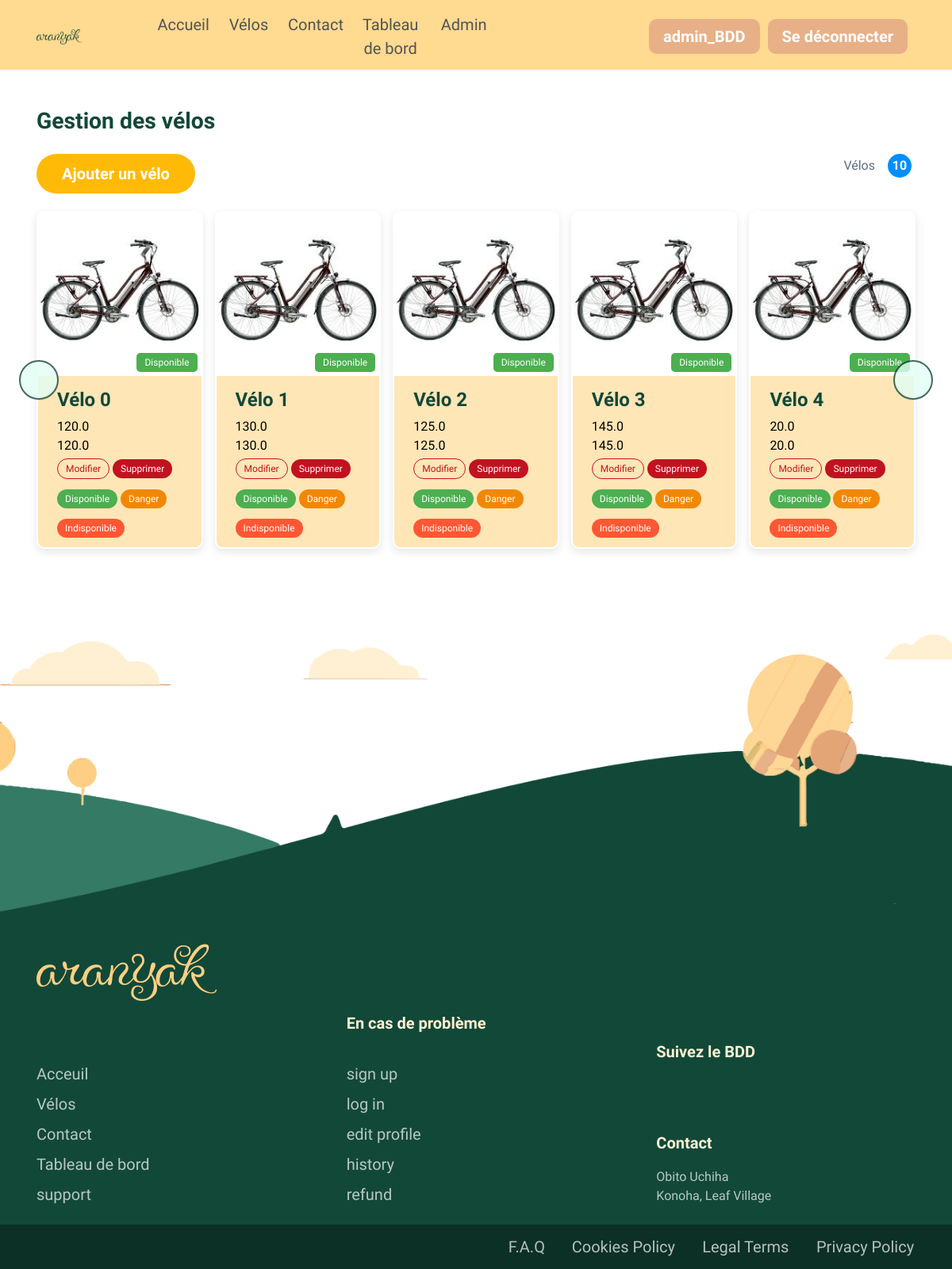
Before: /admin_velos (signed in) with the older database file.
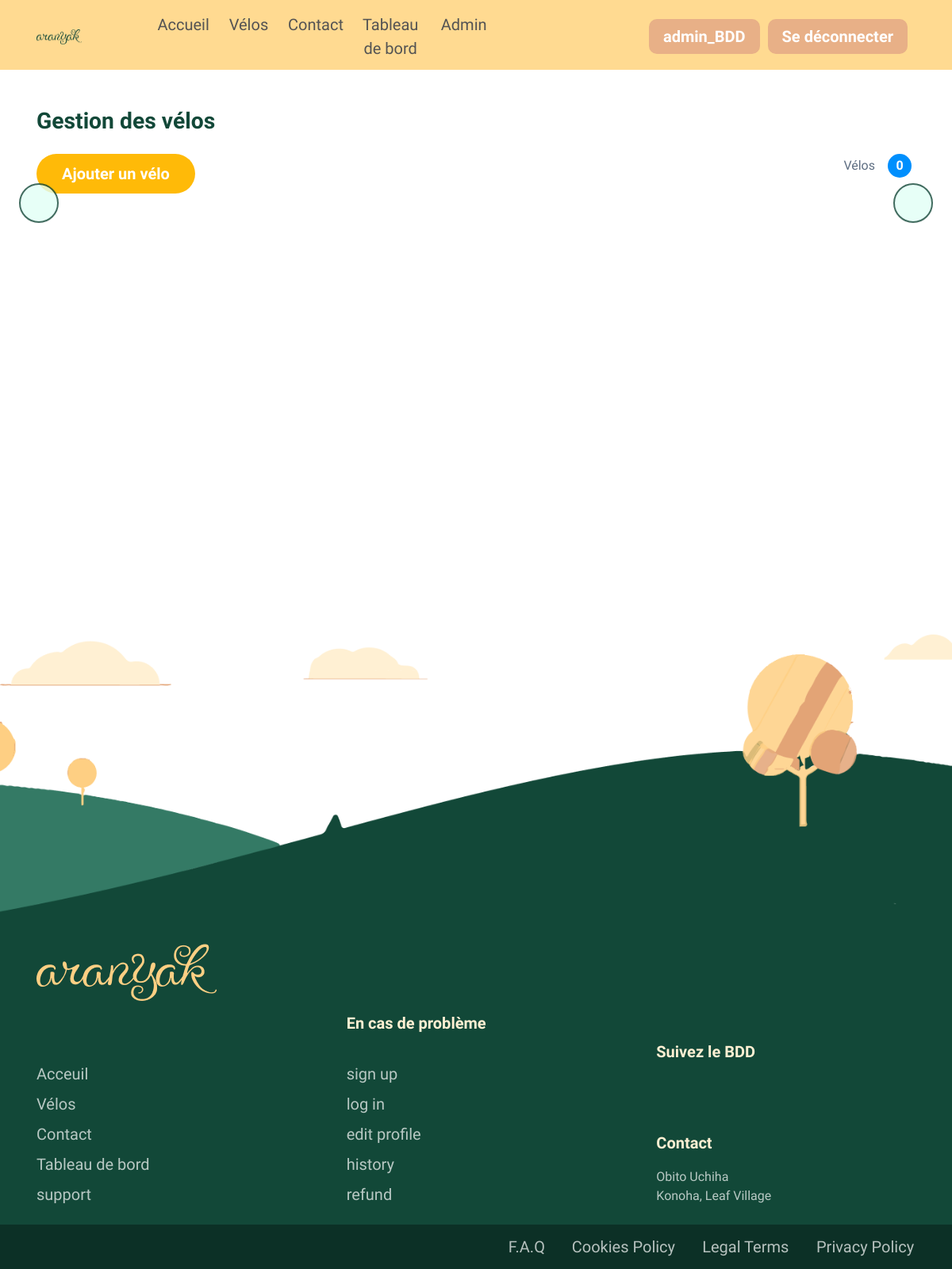
After: the same page with the newer database file.
### tables this page shows
CREATE TABLE Velos(
    id_velo INTEGER PRIMARY KEY AUTOINCREMENT,
    hauteur REAL NOT NULL,
    longueur REAL NOT NULL,
    statut TEXT NOT NULL
);

### blueprints/admin.py (the view, shortened to what this page needs)
@admin.route('/admin_velos',methods=["GET","POST"])
@login_required
@admin_required
def admin_velos():
    velos = bike_list()
    return render_template('AdminVelos.html',velos=velos, len_velos=len(velos), login= current_user.login, admin = current_user.is_admin)

### __init__.py (called while the page is built)
@login_manager.user_loader
def load_user(member_id):
    return Membres.query.get(int(member_id))

### functions/admin_functions.py (called while the page is built)
def bike_list():
    connection = sqlite3.connect('db/BDD_Velos.db')
    cur = connection.cursor()
    cur.row_factory = sqlite3.Row
    cur.execute("SELECT * from Velos")
    bikes=cur.fetchall()
    connection.close()
    return bikes

### templates/AdminVelos.html (shortened to what the changed rows need)
<!DOCTYPE html>
<html data-bs-theme="light" lang="en-US" dir="ltr">
  <head>
    <link rel="stylesheet" href="https://cdnjs.cloudflare.com/ajax/libs/font-awesome/5.15.4/css/all.min.css" />
    <link rel="stylesheet" href="{{url_for('static',filename='vendors/swiper/swiper-bundle.min.css')}}">
    <link href="{{url_for('static',filename='assets/css/theme.css')}}" rel="stylesheet" id="style-default">
    <link href="{{url_for('static',filename='assets/css/user-rtl.css')}}" rel="stylesheet" id="user-style-rtl">
    <link href="{{url_for('static',filename='assets/css/user.css')}}" rel="stylesheet" id="user-style-default">
    <link rel="stylesheet" href="https://unicons.iconscout.com/release/v4.0.8/css/line.css">
  </head>
  <body>
    <main class="main" id="top">
      <div class="bg-white">
        <div class="content">
          <div class="container" data-bs-target="#navbar-top" data-bs-spy="scroll" tabindex="0">
              <div class="d-flex justify-content-center mt-2 justify-content-between">
                <div>Vélos<div class="H-size-tag ms-3">{{len_velos}}</div></div>
              </div>
              <div class="mb-4 mb-lg-0">
                <div class="swiper-theme-container position-relative taille">
                  <div class="swiper-container theme-slider" data-swiper='{"spaceBetween":15,"loop":false,"loopedSlides":5,"breakpoints":{"0":{"slidesPerView":2},"768":{"slidesPerView":4},"1024":{"slidesPerView":5}}}'>
                    <div class="swiper-wrapper">
                      {% for i in range(len_velos) %}
                      <div class="product-card swiper-slide">
                        <div class="product-card-top" style="background-image: url('static/assets/img/products/products/exVelo.jpeg')">
                          {% if velos[i]['statut'] == "Disponible" %}
                          <div class="availability-icon background-vert">{{velos[i]['statut']}}</div>
                          {% endif %}
                        </div>
                        <div class="d-flex flex-column px-x1 pt-3 product-card-body">
                          <h3 class="text-success fw-semi-bold line-clamp-1  fs-md-11 ">Vélo {{velos[i]['id_velo']}}</h3>
                          <p class="text-black fs-10 fs-md-9 mb-0 mb-0">{{velos[i]['longueur']}}</p>
                          <p class="text-black fs-10 fs-md-9 mb-0 mb-0">{{velos[i]['hauteur']}}</p>
                          <div class="button-container mt-1">
                          <form method = "post">
                            <button class="btn-admin-velo bordure-none mb-2 background-Supprimer" name = "action" value="change {{velos[i]['id_velo']}}" >Modifier</button>
                            <button class="btn-admin-velo bordure-none mb-2 background-rouge" name = "action" value = "remove {{velos[i]['id_velo']}}">Supprimer</button>
                            <button class="btn-admin-velo bordure-none mb-2 background-vert" name = "action" value = "available {{velos[i]['id_velo']}}">Disponible</button>
                            <button class="btn-admin-velo bordure-none mb-2 background-orange" name = "action" value = "danger {{velos[i]['id_velo']}}">Danger</button>
                            <button class="btn-admin-velo bordure-none mb-2 background-rouge2" name = "action" value = "unavailable {{velos[i]['id_velo']}}">Indisponible</button>
                          </form>
                          </div>
                        </div>
                      </div>
                      {% endfor %}
                    </div>
                  </div>
                </div>
              </div>
            </div>
          </div>
        </div>
    </main>
  </body>
</html>

Changed rows visible on the page:
removed Velos: statut "Disponible", id_velo "0", longueur "120.0", hauteur "120.0"
removed Velos: statut "Disponible", id_velo "1", longueur "130.0", hauteur "130.0"
removed Velos: statut "Disponible", id_velo "2", longueur "125.0", hauteur "125.0"
removed Velos: statut "Disponible", id_velo "3", longueur "145.0", hauteur "145.0"
removed Velos: statut "Disponible", id_velo "4", longueur "20.0", hauteur "20.0"
Other visible differences:
{{ len_velos }}: "10" → "0"
list line gone: "Vélo Modifier Supprimer Disponible Danger Indisponible"
